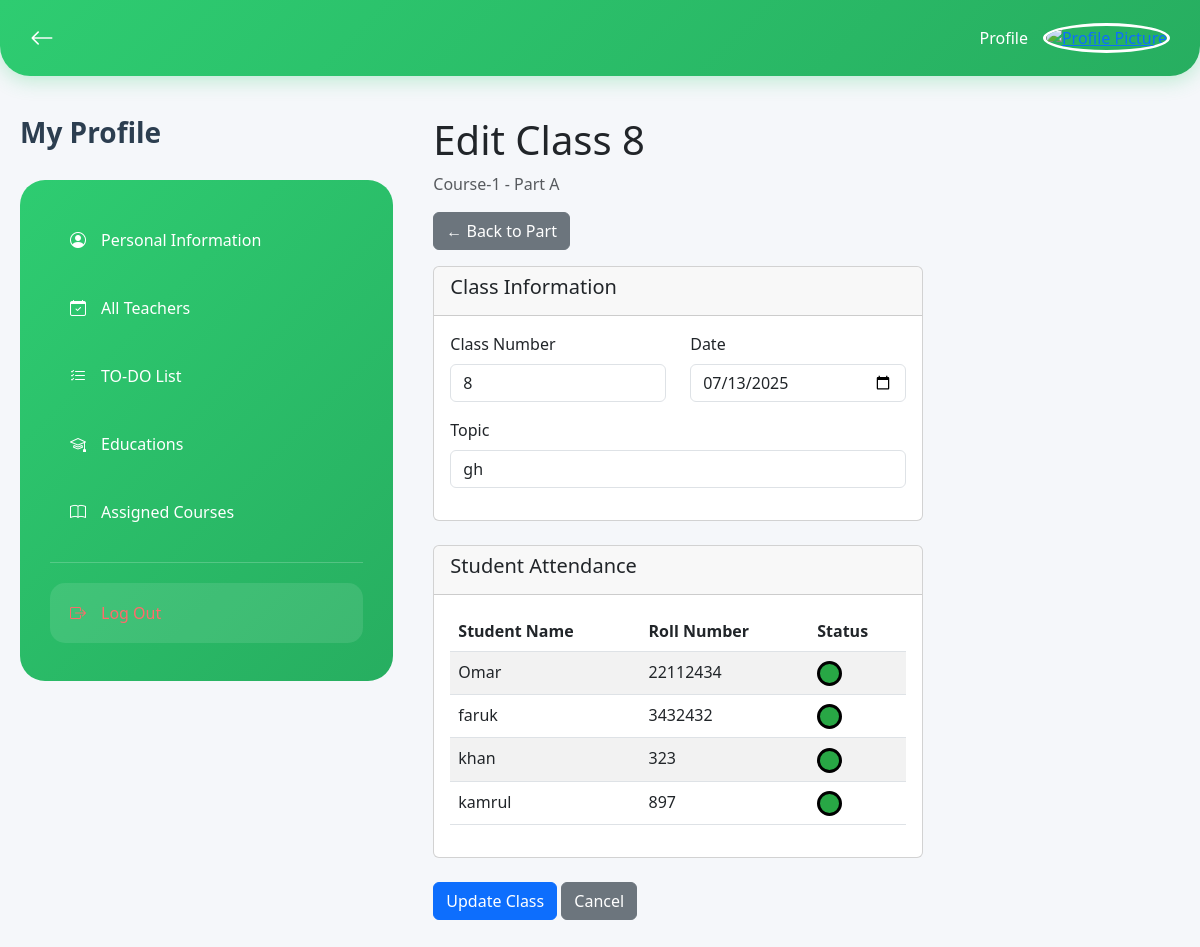
The page /class/9/edit/ on the database its author committed.
### course/models.py (models this page shows, shortened)
class Class(models.Model):
    part = models.ForeignKey(Part, on_delete=models.CASCADE)
    class_number = models.IntegerField()
    date = models.DateField(default=timezone.now)
    topic = models.CharField(max_length=200, null=True)
    created_at = models.DateTimeField(auto_now_add=True, null=True)
    class Meta:
        ordering = ['-date', '-class_number']
        unique_together = ['part', 'class_number']

class Part(models.Model):
    course = models.ForeignKey(Course, on_delete=models.CASCADE)
    name = models.CharField(choices=PartName, max_length=2)
    teacher = models.ForeignKey(Teacher, on_delete=models.CASCADE, null=True, blank=True)

class Course(models.Model):
    name = models.CharField(max_length=50)
    slug = models.SlugField(max_length=50)
    code = models.CharField(max_length=8)
    credit = models.IntegerField()
    semester = models.ForeignKey(Semester, on_delete=models.CASCADE)

### student/models.py (models this page shows, shortened)
class Student(models.Model):
    name = models.CharField(max_length=100)
    student_id = models.CharField(max_length=20)
    semester = models.ForeignKey(Semester, null=True, blank=True, on_delete=models.SET_NULL)
    previous_semester = models.ForeignKey(Semester, null=True, blank=True, on_delete=models.SET_NULL, related_name="previous_semester")

### course/views.py (the view)
# urls.py: path('class/<int:class_id>/edit/', views.edit_class, name='edit_class'),
def edit_class(request, class_id):
    class_obj = get_object_or_404(Class, id=class_id)
    students = Student.objects.filter(semester=class_obj.part.course.semester)
    if request.method == 'POST':
        form = ClassForm(request.POST, instance=class_obj)
        if form.is_valid():
            with transaction.atomic():
                form.save()
                for student in students:
                    status = request.POST.get(f'attendance_{student.id}', 'P')
                    attendance, created = Attendance.objects.get_or_create(
                        class_session=class_obj,
                        student=student,
                        defaults={'status': status}
                    )
                    if not created:
                        attendance.status = status
                        attendance.save()
                messages.success(request, 'Class updated successfully!')
                return redirect('part_detail', part_id=class_obj.part.id)
    else:
        form = ClassForm(instance=class_obj)
    attendance_data = {}
    for student in students:
        try:
            attendance = Attendance.objects.get(class_session=class_obj, student=student)
            attendance_data[student.id] = attendance.status
        except Attendance.DoesNotExist:
            attendance_data[student.id] = 'P'
    context = {
        'form': form,
        'class_obj': class_obj,
        'students': students,
        'attendance_data': attendance_data,
    }
    return render(request, 'courses/edit_class.html', context)

### course/forms.py
class ClassForm(forms.ModelForm):
    class Meta:
        model = Class
        fields = ['date', 'topic']
        widgets = {
            'date': forms.DateInput(attrs={'type': 'date', 'class': 'form-control'}),
            'topic': forms.TextInput(attrs={'class': 'form-control'}),
        }

### course/templates/courses/edit_class.html (shortened to what this page needs)
{% extends 'base.html' %}
{% block content %}
<div class="row">
    <div class="col-12">
        <h1>Edit Class {{ class_obj.class_number }}</h1>
        <p class="text-muted">{{ class_obj.part.course.name }} - Part {{ class_obj.part.name }}</p>
        <a href="{% url 'part_detail' class_obj.part.id %}" class="btn btn-secondary mb-3">← Back to Part</a>
    </div>
</div>
<div class="row">
    <div class="col-lg-8">
        <form method="post">
            <div class="card">
                <div class="card-header">
                    <h5>Class Information</h5>
                </div>
                <div class="card-body">
                    <div class="row">
                        <div class="col-md-6">
                            <div class="mb-3">
                                <label for="class_number" class="form-label">Class Number</label>
                                <input type="text" class="form-control" id="class_number" value="{{ class_obj.class_number }}" readonly>
                            </div>
                        </div>
                        <div class="col-md-6">
                            <div class="mb-3">
                                <label for="{{ form.date.id_for_label }}" class="form-label">Date</label>
                                {{ form.date }}
                            </div>
                        </div>
                    </div>
                    <div class="mb-3">
                        <label for="{{ form.topic.id_for_label }}" class="form-label">Topic</label>
                        {{ form.topic }}
                    </div>
                </div>
            </div>
            <div class="card mt-4">
                <div class="card-header">
                    <h5>Student Attendance</h5>
                </div>
                <div class="card-body">
                    <div class="table-responsive">
                        <table class="table table-striped">
                            <thead>
                                <tr>
                                    <th>Student Name</th>
                                    <th>Roll Number</th>
                                    <th>Status</th>
                                </tr>
                            </thead>
                            <tbody>
                                {% for student in students %}
                                <tr>
                                    <td>{{ student.name }} </td>
                                    <td>{{ student.student_id }}</td>
                                    <td>
                                        <div
                                            class="attendance-toggle-circle present"
                                            data-student-id="{{ student.id }}"
                                        ></div>
                                    </td>
                                </tr>
                                {% endfor %}
                            </tbody>
                        </table>
                    </div>
                </div>
            </div>
            <div class="mt-4">
                <button type="submit" class="btn btn-primary">Update Class</button>
                <a href="{% url 'part_detail' class_obj.part.id %}" class="btn btn-secondary">Cancel</a>
            </div>
        </form>
    </div>
</div>
{% endblock %}

### teacher/templates/base.html (style rules this page uses)
body { background-color: #f5f7fa; font-family: "Segoe UI", sans-serif; }

### course/templates/courses/edit_class.html (style rules this page uses)
.attendance-toggle-circle { width: 25px; height: 25px; border-radius: 50%; cursor: pointer; display: inline-block; border: 3px solid #ccc; transition: background-color 0.2s ease-in-out; vertical-align: middle; }
.attendance-toggle-circle.present { background-color: #28a745; border-color: #000000ff; }

### rows shown on the page
Class: class_number "8", part.course.name "Course-1", part.name "A", date "07/13/2025", topic "gh"
Student: name "Omar", student_id "22112434"
Student: name "faruk", student_id "3432432"
Student: name "khan", student_id "323"
Student: name "kamrul", student_id "897"
